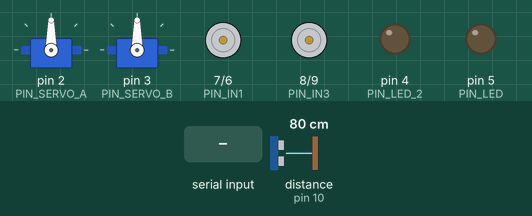
This sketch was run on a simulated Arduino Uno, built with avr-gcc and run on an emulated ATmega328P. Shown: 2 × servo, motor-driver pin pairs drawn as motors (green arrow = first pin HIGH = forward, orange = second pin HIGH = backward, longer = more drive), output pins drawn as LEDs (lit = HIGH). Wiring (inferred from the names in the program): ultrasonic range finder: trigger pin 11; echo pin 10. The test bench sets the inputs (shaded band); at power-on: distance to the obstacle (sensor on pin 10) 80 cm. The echo pulse lasts 58.3 µs per cm; pins used as bus, display or sensor lines are not drawn; what the sketch prints to the serial monitor is not drawn.

Above: at 1.2 s.
1.3 s: "M\n" received over Serial
At 1.9 s:
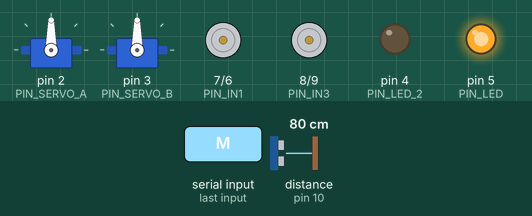
2.8 s: "N\n" received over Serial
At 4.0 s:
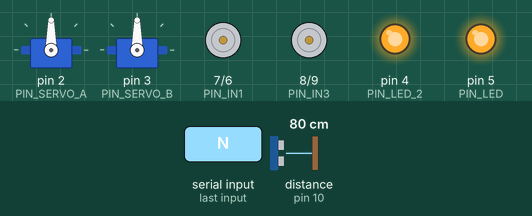
4.3 s: "m\n" received over Serial
At 5.5 s:
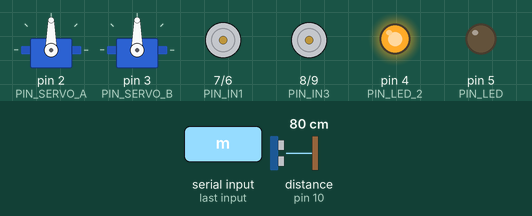
5.8 s: "F90\n" received over Serial
At 6.6 s:
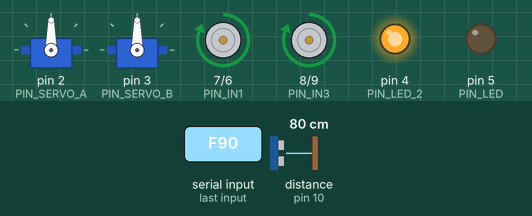
7.3 s: "n\n" received over Serial
At 7.6 s:
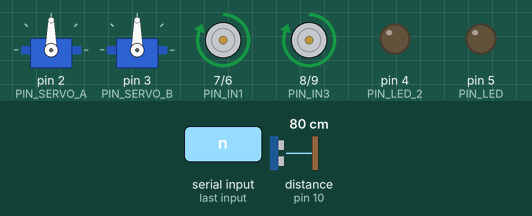
8.8 s: "L90\n" received over Serial
At 9.8 s:
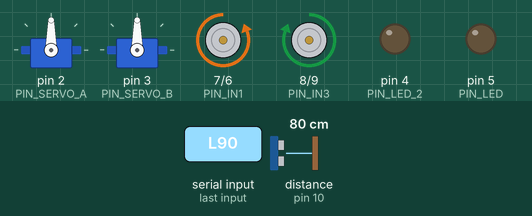
Timing chart, 0 to 11.3 s (numbered marks = the images above; inputs shaded):
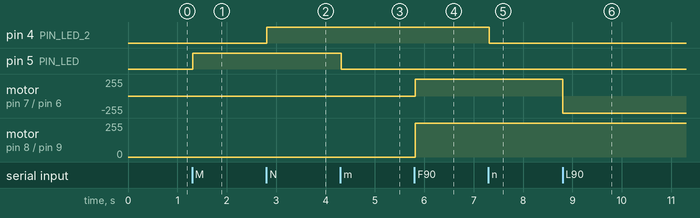

Measured:
- after the input at 1.3 s, pin 5 (PIN_LED): LOW → HIGH at once
- after the input at 2.8 s, pin 4 (PIN_LED_2): LOW → HIGH at once
- after the input at 4.3 s, pin 5 (PIN_LED): HIGH → LOW at once
- after the input at 5.8 s, motor on pin 7 (PIN_IN1) / pin 6 (PIN_IN2), motor on pin 8 (PIN_IN3) / pin 9 (PIN_IN4): stopped → forward 255/255 at once
- after the input at 7.3 s, pin 4 (PIN_LED_2): HIGH → LOW at once
- after the input at 8.8 s, motor on pin 7 (PIN_IN1) / pin 6 (PIN_IN2): forward 255/255 → backward 255/255 at once

The sketch:

bt_2_car_bot.ino
```cpp
#include <Servo.h>
/**
 *      One Day Of Code
 * Arduino Car - Example code
 *      Board: Arduino
 *  Control Bluetooth Serial
 */

// Pins to use
int PIN_SERVO_A = 2;
int PIN_SERVO_B = 3;

// Left tires
int PIN_IN1 = 7;
int PIN_IN2 = 6;

// Right tires
int PIN_IN3 = 8;
int PIN_IN4 = 9;

// Led/Light
int PIN_LED = 5;
int PIN_LED_2 = 4;

// Distance sensor HC-SR04
int PIN_ECHO = 10;
int PIN_TRIG = 11;

// Servos
Servo servoA;
Servo servoB;

void setup() {

    // Init serial
    Serial.begin(9600);
    Serial.setTimeout(5);

    // Config pins
    pinMode(PIN_IN1, OUTPUT);
    pinMode(PIN_IN2, OUTPUT);
    pinMode(PIN_IN3, OUTPUT);
    pinMode(PIN_IN4, OUTPUT);

    // Init servo
    servoA.attach(PIN_SERVO_A);
    servoB.attach(PIN_SERVO_B);

    // Init led/light
    pinMode(PIN_LED, OUTPUT);
    pinMode(PIN_LED_2, OUTPUT);

    // Init distance sensor
    pinMode(PIN_TRIG, OUTPUT);
    pinMode(PIN_ECHO, INPUT);

}

void loop() {

    char codeReceived;
    String numericPart = "";

    while (Serial.available() > 0) {
        String line = Serial.readString();
        for (int i = 0; i < line.length(); i++) {
            int character = line[i];
            if (isDigit(character)) {
                numericPart += (char) character;
            } else if (character != '\n') {
                codeReceived = character;
            } else {
                break;
            }
        }
    }

    switch (codeReceived) {
        case 'F': goForward(); break;
        case 'L': turnLeft(); break;
        case 'B': goBack(); break;
        case 'R': turnRight(); break;
        case 'S': stop(); break;
        case 'M': turnOnLed(); break;
        case 'm': turnOffLed(); break;
        case 'N': turnOnLed2(); break;
        case 'n': turnOffLed2(); break;
        case 'J':
            if (numericPart != "") {
                rotateServoA(numericPart.toInt());
            }
            break;
        case 'K':
            if (numericPart != "") {
                rotateServoB(numericPart.toInt());
            }
            break;
    }

    Serial.print("D");
    Serial.println(measureDistance());

    delay(10);
}

long measureDistance() {
    digitalWrite(PIN_TRIG, LOW);
    delayMicroseconds(5);
    digitalWrite(PIN_TRIG, HIGH);
    delayMicroseconds(10);
    digitalWrite(PIN_TRIG, LOW);

    long duration = pulseIn(PIN_ECHO, HIGH);

    return microsecondsToCentimeters(duration);
}

long microsecondsToCentimeters(long microseconds) {
    return microseconds / 29 / 2;
}

void turnOnLed() {
    digitalWrite(PIN_LED, HIGH);
}

void turnOffLed() {
    digitalWrite(PIN_LED, LOW);
}

void turnOnLed2() {
    digitalWrite(PIN_LED_2, HIGH);
}

void turnOffLed2() {
    digitalWrite(PIN_LED_2, LOW);
}

void rotateServoA(int grados) {
    servoA.write(grados);
}

void rotateServoB(int grados) {
    servoB.write(grados);
}

void goForward() {
    digitalWrite(PIN_IN1, HIGH);
    digitalWrite(PIN_IN2, LOW);

    digitalWrite(PIN_IN3, HIGH);
    digitalWrite(PIN_IN4, LOW);
}

void goBack() {
    digitalWrite(PIN_IN1, LOW);
    digitalWrite(PIN_IN2, HIGH);

    digitalWrite(PIN_IN3, LOW);
    digitalWrite(PIN_IN4, HIGH);
}

void stop() {
    digitalWrite(PIN_IN1, LOW);
    digitalWrite(PIN_IN2, LOW);

    digitalWrite(PIN_IN3, LOW);
    digitalWrite(PIN_IN4, LOW);
}

void turnLeft() {
    digitalWrite(PIN_IN1, LOW);
    digitalWrite(PIN_IN2, HIGH);

    digitalWrite(PIN_IN3, HIGH);
    digitalWrite(PIN_IN4, LOW);
}

void turnRight() {
    digitalWrite(PIN_IN3, LOW);
    digitalWrite(PIN_IN4, HIGH);

    digitalWrite(PIN_IN1, HIGH);
    digitalWrite(PIN_IN2, LOW);
}
```
